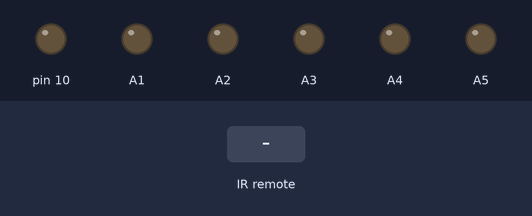
A sketch run on a simulated Arduino Uno, built with avr-gcc and run on an emulated ATmega328P. Parts: output pins drawn as LEDs (lit = HIGH). The inputs (shaded band) are chosen by the test bench.

Above: at 1.2 s.
1.3 s: infrared code 0xFFA25D received
At 1.9 s:
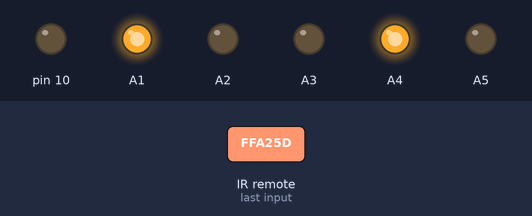
2.8 s: infrared code 0xFF629D received
At 3.1 s:
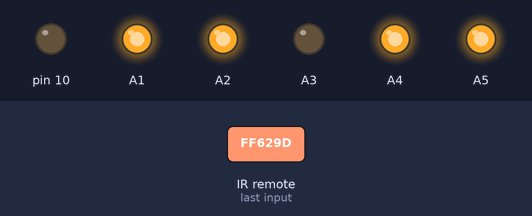
4.3 s: infrared code 0xFFE21D received
At 5.4 s:
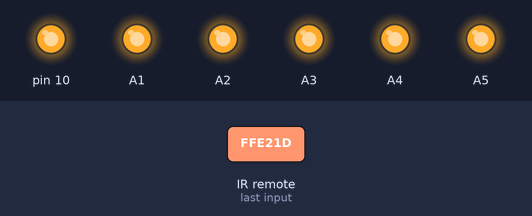
5.8 s: infrared code 0xFFA25D received
At 6.6 s:
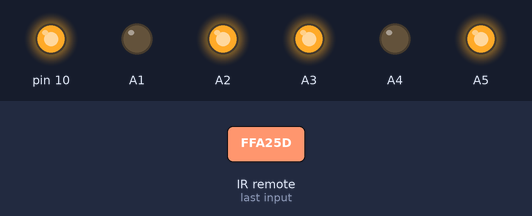
7.3 s: infrared code 0xFF629D received
At 7.7 s:
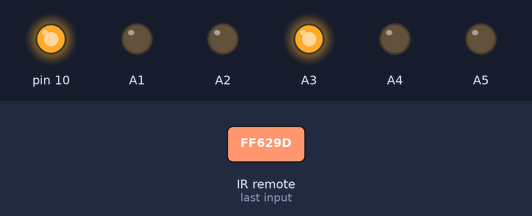
Timing chart, 0 to 9.8 s (numbered marks = the images above; inputs shaded):
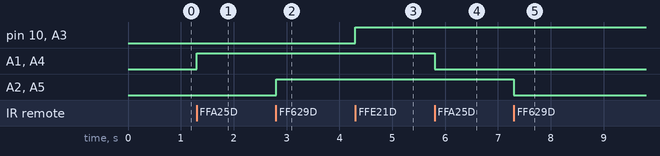

The sketch:

Main_Code.ino
```cpp
#include <IRremote.h>

#define RedKey 16753245
#define GreenKey 16736925
#define YellowKey 16769565

boolean Red = false;
boolean Green = false;
boolean Yellow = false;

int RECV_PIN = A0;
IRrecv irrecv(RECV_PIN);
decode_results results;

void setup() {
  pinMode(A1,OUTPUT);
  pinMode(A2,OUTPUT);
  pinMode(A3,OUTPUT);
  pinMode(A4,OUTPUT);
  pinMode(A5,OUTPUT);
  pinMode(10,OUTPUT);
  irrecv.enableIRIn();
}

void loop() {
  if (irrecv.decode(&results)){
    switch (results.value) {
      case RedKey:
        if (Red){
          digitalWrite(A1,LOW);
          digitalWrite(A4,LOW);
          Red = false;
        }
        else
        {
          digitalWrite(A1,HIGH);
          digitalWrite(A4,HIGH);
          Red = true;
        }
        break;
        case GreenKey:
        if(Green){
          digitalWrite(A2,LOW);
          digitalWrite(A5,LOW);
          Green = false;
        }
        else{
          digitalWrite(A2,HIGH);
          digitalWrite(A5,HIGH);
          Green = true;
        }
        break;
        case YellowKey:
        if (Yellow){
          digitalWrite(A3,LOW);
          digitalWrite(10,LOW);
          Yellow = false;
        }
        else{
          digitalWrite(A3,HIGH);
          digitalWrite(10,HIGH);
          Yellow = true;
        }
        break;
    }
    delay(500);
    irrecv.resume();


    }
  }
```

Measured:
- after the input at 1.3 s, A1, A4: LOW → HIGH at once
- after the input at 2.8 s, A2, A5: LOW → HIGH at once
- after the input at 4.3 s, pin 10, A3: LOW → HIGH at once
- after the input at 5.8 s, A1, A4: HIGH → LOW at once
- after the input at 7.3 s, A2, A5: HIGH → LOW at once
